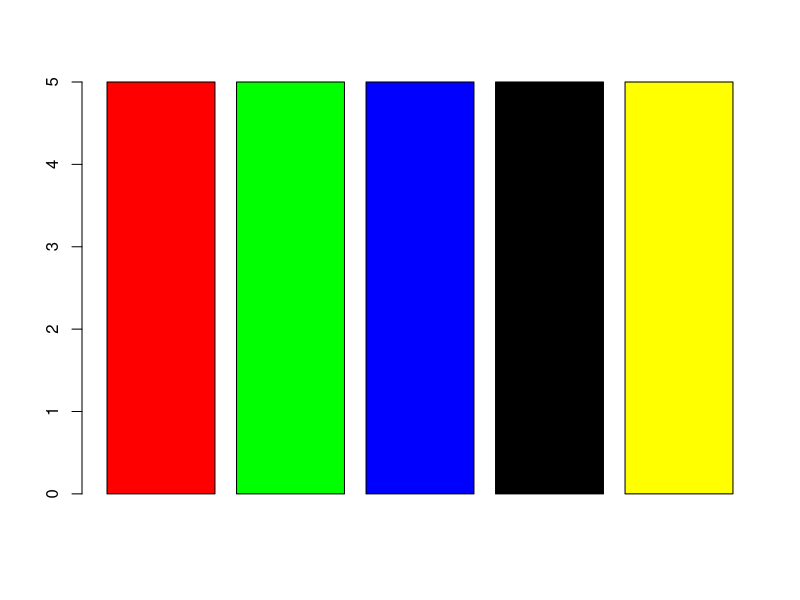
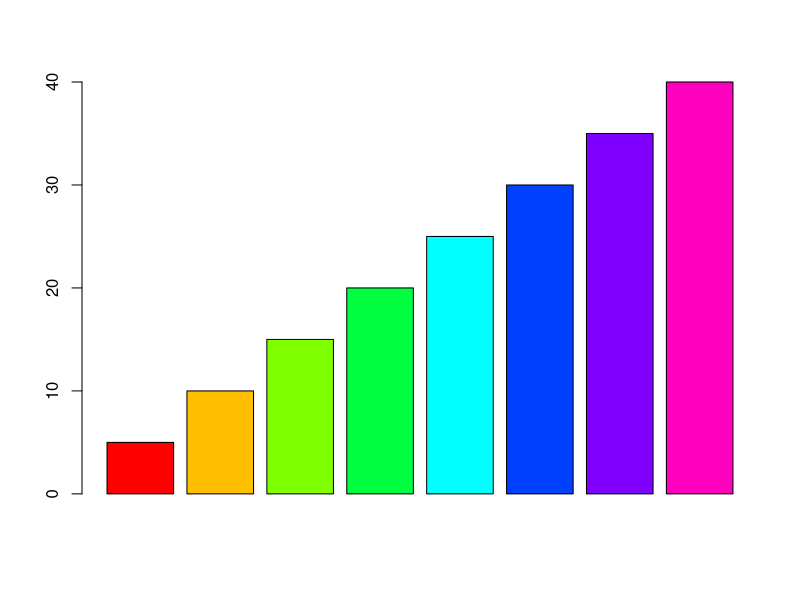
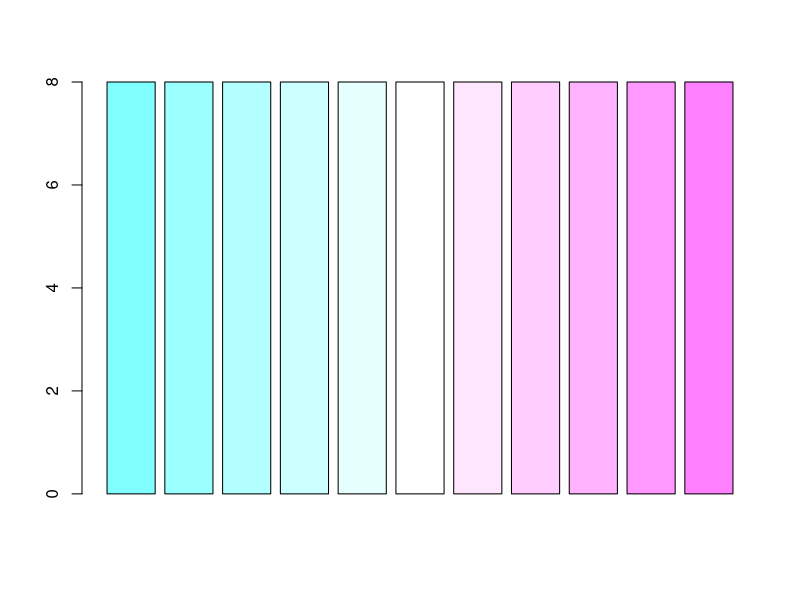
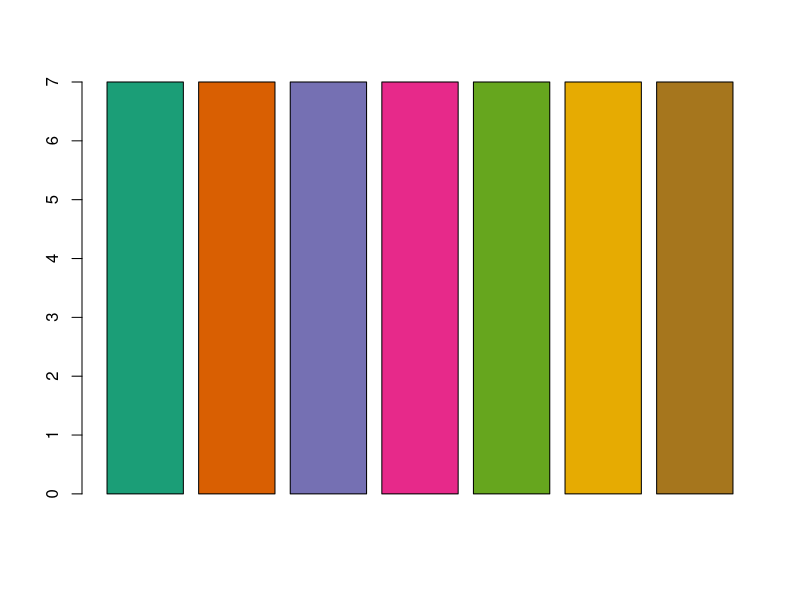
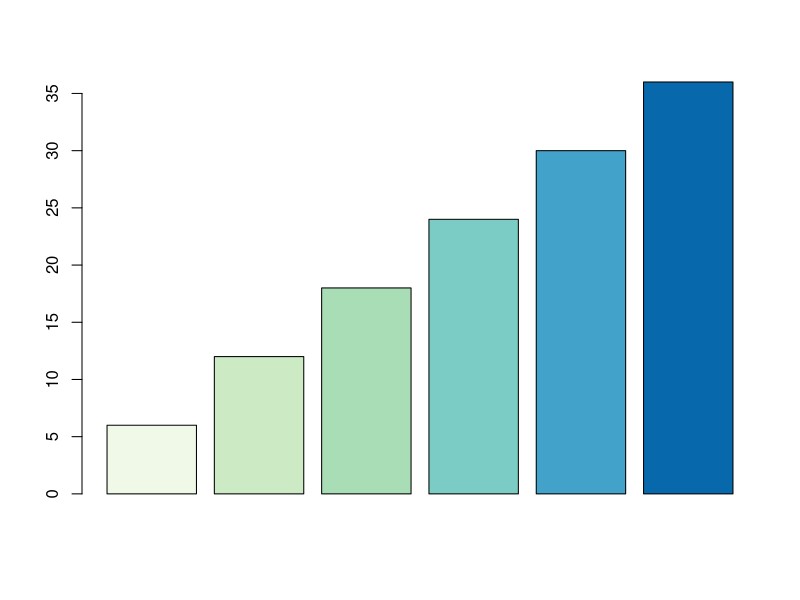
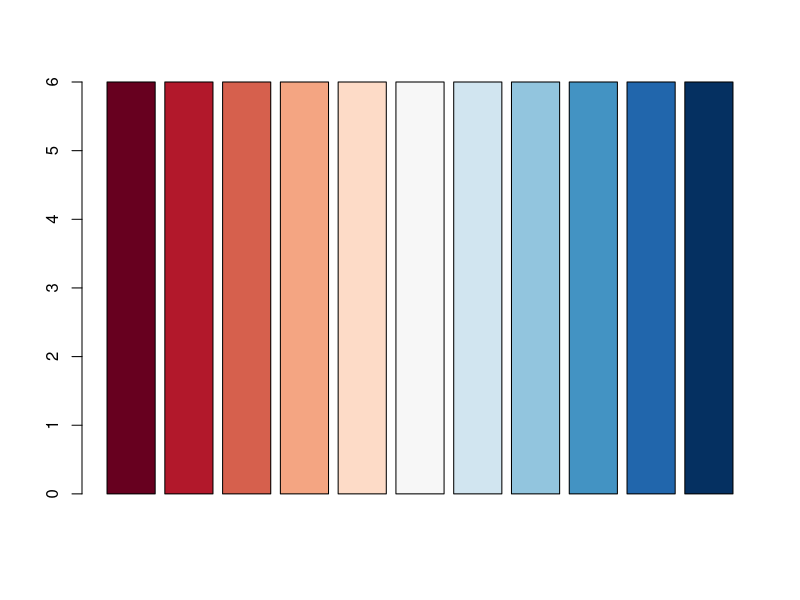
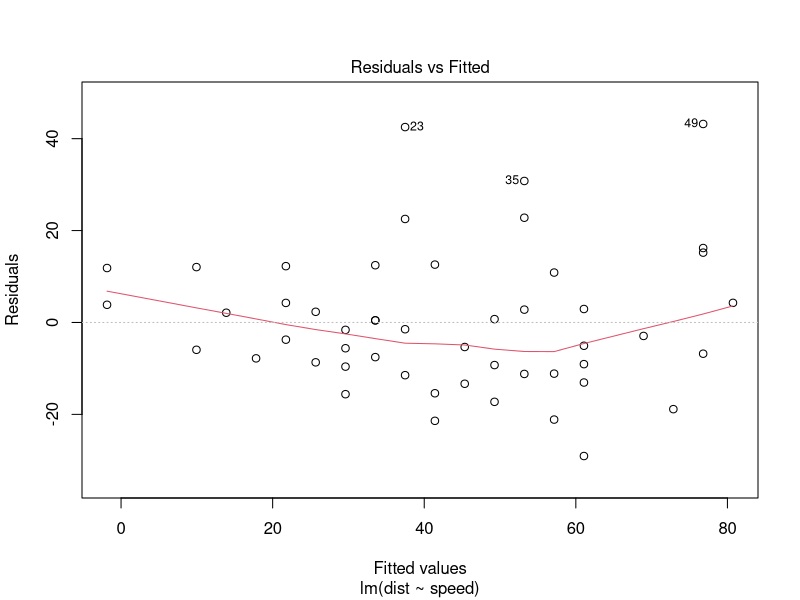
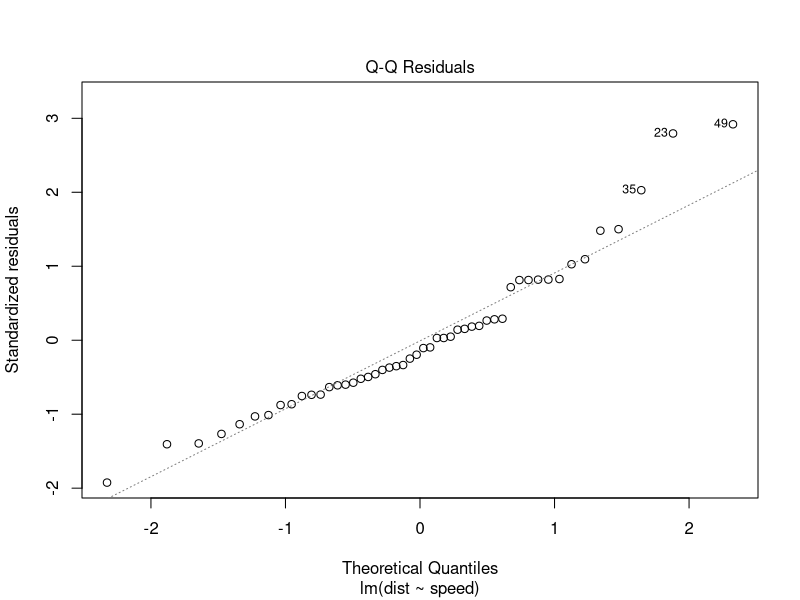

The R source for these figures, in order:
#####five variables
x <- c(rep(5, 5)); x
barplot(x, col = c("red", "green", "blue", "black", "yellow"))

####sequential values
y <- seq(5, 40, 5); y
barplot(y, col = rainbow(8))


####eleven divergent values
z <- c(rep(8, 11)); z
barplot(z, col = cm.colors(11))

####RColorBrewer, seven different categories
library(RColorBrewer)
a <- c(rep(7, 7)); a
barplot(a, col = brewer.pal(7, "Dark2"))

####six sequential values
b <- seq(6, 36, 6); b
barplot(b, col = brewer.pal(6, "GnBu"))


####Nine divergent colors
c <- c(rep(6, 11)); c
barplot(c, col = brewer.pal(11, "RdBu"))


################# Analysis od dataset 'cars'
cars
View(cars)
####Regression
attach(cars)
analysis <- lm(dist ~ speed);analysis
summary(analysis)
plot(analysis)
plot(analysis)
hist(speed)
hist(dist)

####correlation
cor.test(speed, dist)

analysis$fitted.values
